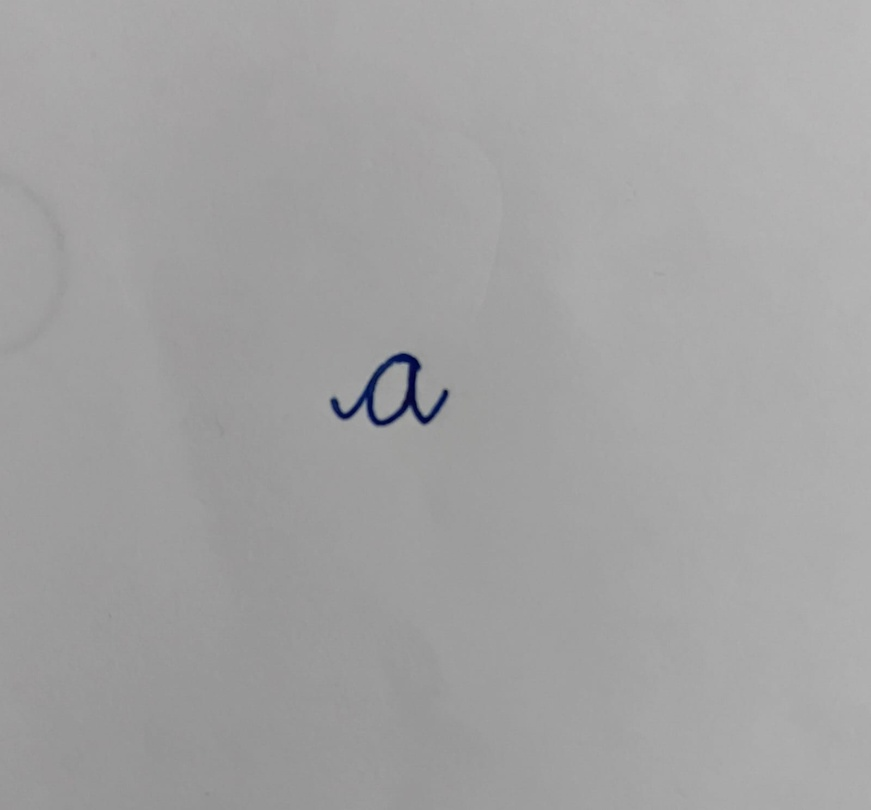
#> input picture Stage1_scans/a.jpg, 871 x 810 px, shrunk from 1600 x 1488 before the run, found by its file name
$ python stroke_extractor.py
#> lines starting #> are read from the running program, lines starting #| are printed output that depends on the picture; after the words box and inside, x2 and y2 are one past the last pixel; in counts of white or black regions, pixels touching at a corner belong together
import cv2
import numpy as np
import json
import os

print("🚀 Handwriting Robot - Stroke Extractor READY!")
print("📁 Working: C:\\Users\\hp\\Desktop\\MITS\\Projects\\Handwriting Robot")

# Auto-create folders
os.makedirs("Stage1_scans", exist_ok=True)
os.makedirs("stroke_library", exist_ok=True)
os.makedirs("output_gcode", exist_ok=True)

print("✅ Folders: Stage1_scans/, stroke_library/, output_gcode/")
print("-" * 50)

def extract_strokes(image_path):
    """Photo → Robot strokes (OpenCV MAGIC!)"""
#> called with image_path = 'Stage1_scans/a.jpg'
    print(f"🖊️ Processing: {image_path}")

    # Check file exists
    if not os.path.exists(image_path):
        print("❌ ERROR: No photo! Put 'a.jpg' in Stage1_scans/")
        return []

    # OpenCV: Photo → Black strokes on white
    img = cv2.imread(image_path, 0)  # Grayscale
#> img: shape (810, 871); min 5, max 187, mean 162.6
    _, binary = cv2.threshold(img, 128, 255, cv2.THRESH_BINARY_INV)
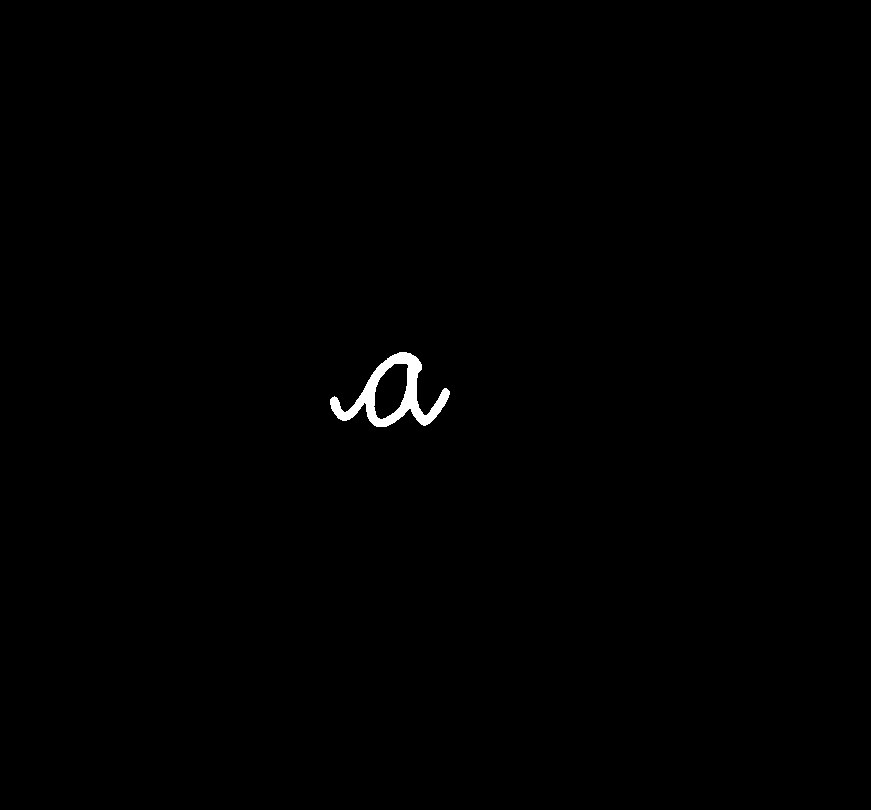
#> binary: shape (810, 871); 0.39% white; 1 white region

    # Find pen strokes (VECTOR PATHS!)
    contours, _ = cv2.findContours(binary, cv2.RETR_EXTERNAL, cv2.CHAIN_APPROX_SIMPLE)
#> contours = 1 contour; box (x1, y1, x2, y2) and area: (330, 352, 450, 427) 3886

    strokes = []
    for contour in contours:
        path = contour.reshape(-1, 2).tolist()  # (x,y) points
        if len(path) > 10:  # Real stroke (not noise)
            strokes.append(path)
#> this loop made 1 pass
#> after the loop, strokes = 1 item

    # SAVE YOUR HANDWRITING!
    filename = image_path.split('/')[-1].split('.')[0]  # "a.jpg" → "a"
    stroke_data = {filename: strokes}

    with open(f'stroke_library/{filename}_strokes.json', 'w') as f:
        json.dump(stroke_data, f, indent=2)

    print(f"🎉 SUCCESS! Saved {len(strokes)} strokes for '{filename}'")
#| 🎉 SUCCESS! Saved 1 strokes for 'a'
    print(f"📄 Created: stroke_library/{filename}_strokes.json")
    return strokes

# AUTO-TEST YOUR 'a'
print("\n🔍 Looking for Stage1_scans/a.jpg...")
if os.path.exists("Stage1_scans/a.jpg"):
    print("✅ Found a.jpg! Extracting strokes...")
    extract_strokes("Stage1_scans/a.jpg")
else:
    print("\n🚀 YOUR 60-SECOND MISSION:")
    print("1. WHITE paper + BLACK pen → Write HUGE 'a'")
    print("2. Clear photo → Drag to Stage1_scans/ → Rename 'a.jpg'")
    print("3. Ctrl+S this file → Right-click → Run → MAGIC!")

print("\n🎯 Ready when you are! Run again after adding a.jpg")

$ run again, with Stage1_scans/!.jpg copied over Stage1_scans/a.jpg
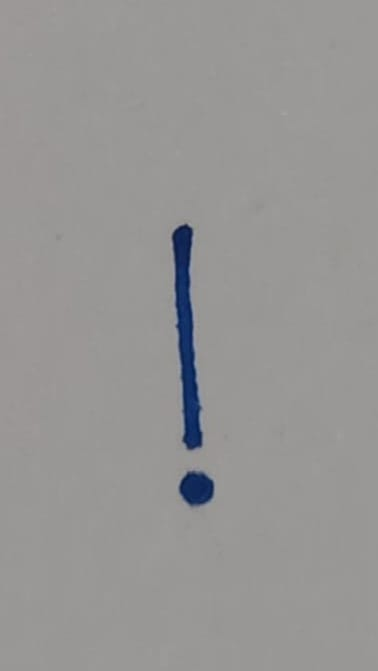
#> input picture Stage1_scans/!.jpg, 378 x 671 px, found by its file name
#> in extract_strokes, `_, binary = cv2.threshold(img, 128, 255, cv2.THRESH_BINARY_INV)`:
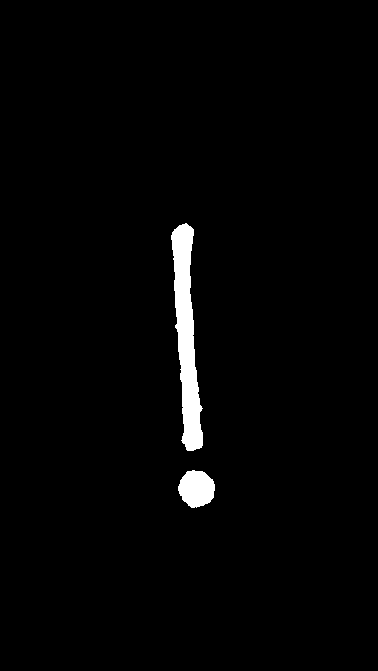
#> binary: shape (671, 378); 2% white; 2 white regions
#> contours = 2 contours; box (x1, y1, x2, y2) and area: (171, 223, 203, 451) 3656, (178, 470, 215, 508) 1004
#> the loop in extract_strokes, `for contour in contours:` made 2 passes
#> after the loop in extract_strokes, `for contour in contours:`: strokes = 2 items
#| 🎉 SUCCESS! Saved 2 strokes for 'a'
